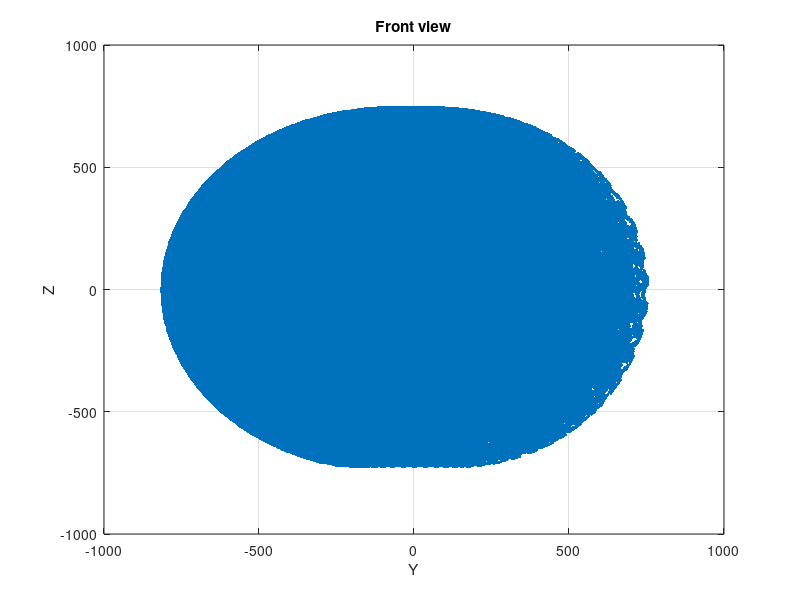

This chart was generated by the following MATLAB code:
% Advanced Robotics
% Group Assignment
%% Exercise 2
% Link length input
L0 = 270.35;
L1 = 69;
L2 = 364.35;
L3 = 69;
L4 = 374.29;
L5 = 10;
L6 = 368.30;

% Angular limit input
th1 = linspace(-141,51,20);
th2 = linspace(-123,60,20);
th3 = linspace(-173,173,20);
th4 = linspace(-3,150,20);
th5 = linspace(-175,175,20);
% th6 = linspace(-90,120,20);
% th7 = linspace(-175,175,20);

[TH1, TH2, TH3, TH4, TH5] = ndgrid(th1, th2, th3, th4, th5);

% a - h terms
a = sind(TH1).*sind(TH3) + cosd(TH1).*sind(TH2).*cosd(TH3);
b = sind(TH1).*cosd(TH3) - cosd(TH1).*sind(TH2).*sind(TH3);
d = cosd(TH1).*sind(TH3) - sind(TH1).*sind(TH2).*cosd(TH3);
f = cosd(TH1).*cosd(TH3) + sind(TH1).*sind(TH2).*sind(TH3);
g = sind(TH2).*sind(TH4) - cosd(TH2).*cosd(TH3).*cosd(TH4);
h = sind(TH2).*cosd(TH4) + cosd(TH2).*cosd(TH3).*sind(TH4);

% A - H terms
A = a.*sind(TH4) - cosd(TH1).*cosd(TH2).*cosd(TH4);
B = a.*cosd(TH4) + cosd(TH1).*cosd(TH2).*sind(TH4);
D = d.*sind(TH4) + sind(TH1).*cosd(TH2).*cosd(TH4);
F = d.*cosd(TH4) - sind(TH1).*cosd(TH2).*sind(TH4);
G = g.*sind(TH5) - cosd(TH2).*sind(TH3).*cosd(TH5);
H = g.*cosd(TH5) + cosd(TH2).*sind(TH3).*sind(TH5);

% x, y, z equations
x = L1.*cosd(TH1) + L2.*cosd(TH1).*cosd(TH2) - L3.*a - L4.*A - L5.*(b.*sind(TH5) + B.*cosd(TH5));
y = L1.*sind(TH1) + L2.*sind(TH1).*cosd(TH2) + L3.*d + L4.*D + L5.*(f.*sind(TH5) + F.*cosd(TH5));
z = - L2.*sind(TH2) - L3.*cosd(TH2).*cosd(TH3) - L4.*h + L5.*H;

% Workspace sketch
plot(x(:),y(:),'.');
title('Top view');
grid on;
xlabel('X'); ylabel('Y')

plot(x(:),z(:),'.');
title('Side view');
grid on;
xlabel('X'); ylabel('Z')

plot(y(:),z(:),'.');
title('Front view');
grid on;
xlabel('Y'); ylabel('Z')
